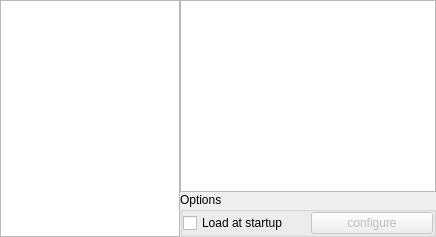
        <widget class="QWidget" name="page_5">
         <layout class="QHBoxLayout" name="horizontalLayout_6">
          <property name="spacing">
           <number>0</number>
          </property>
          <property name="leftMargin">
           <number>0</number>
          </property>
          <property name="topMargin">
           <number>0</number>
          </property>
          <property name="rightMargin">
           <number>0</number>
          </property>
          <property name="bottomMargin">
           <number>0</number>
          </property>
          <item>
           <widget class="QListWidget" name="pluginsListWidget">
            <property name="minimumSize">
             <size>
              <width>180</width>
              <height>0</height>
             </size>
            </property>
            <property name="maximumSize">
             <size>
              <width>180</width>
              <height>16777215</height>
             </size>
            </property>
            <property name="focusPolicy">
             <enum>Qt::NoFocus</enum>
            </property>
            <property name="horizontalScrollBarPolicy">
             <enum>Qt::ScrollBarAlwaysOff</enum>
            </property>
           </widget>
          </item>
          <item>
           <layout class="QVBoxLayout" name="pluginsVerticalLayout">
            <item>
             <widget class="QTextBrowser" name="pluginsInfoBrowser"/>
            </item>
            <item>
             <widget class="QGroupBox" name="pluginsGroupBox">
              <property name="title">
               <string>Options</string>
              </property>
              <layout class="QHBoxLayout" name="horizontalLayout_8">
               <property name="leftMargin">
                <number>0</number>
               </property>
               <property name="topMargin">
                <number>0</number>
               </property>
               <property name="rightMargin">
                <number>0</number>
               </property>
               <property name="bottomMargin">
                <number>0</number>
               </property>
               <item>
                <widget class="QCheckBox" name="pluginLoadAtStartupCheckBox">
                 <property name="text">
                  <string>Load at startup</string>
                 </property>
                </widget>
               </item>
               <item>
                <widget class="QPushButton" name="pluginConfigureButton">
                 <property name="enabled">
                  <bool>false</bool>
                 </property>
                 <property name="text">
                  <string>configure</string>
                 </property>
                </widget>
               </item>
              </layout>
             </widget>
            </item>
           </layout>
          </item>
         </layout>
        </widget>
